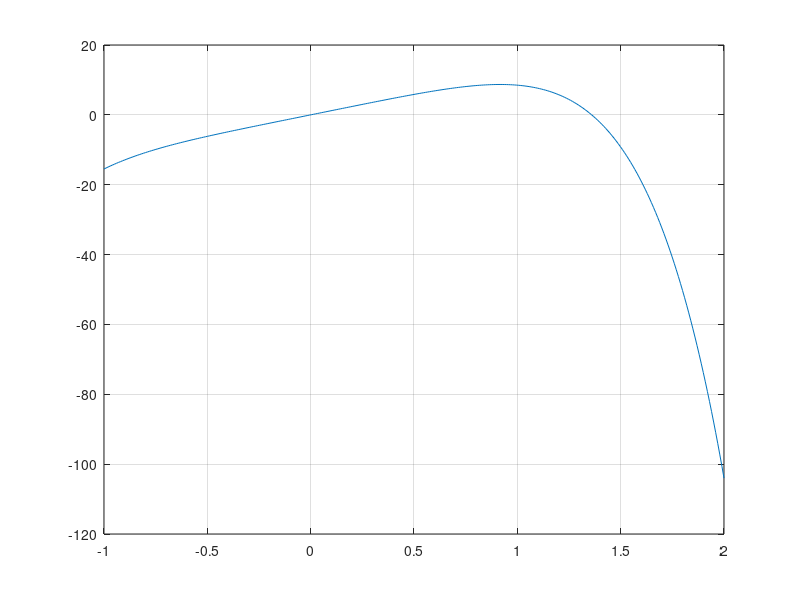

MATLAB code for this plot:
f = @(x) -1.5*x.^6 - 2*x.^4 + 12*x;
df =@(x) -1.5*6*x.^5 - 2*4*x.^3 + 12;

xx = linspace(-1,2,300);
yy = f(xx);
plot(xx,yy)
grid on

x = [-1 2];

while x(2)-x(1) >= 1*10^(-6)
    m = x(1) + 1/2 * (x(2)-x(1));
    v = df(m);
    if sign(v) == sign(df(x(1)))
        x(1) = m;
    else
        x(2) = m;
    end
end

fprintf('f(x) = %6f is the maximum where x = %6f.', f(x(2)), x(2))